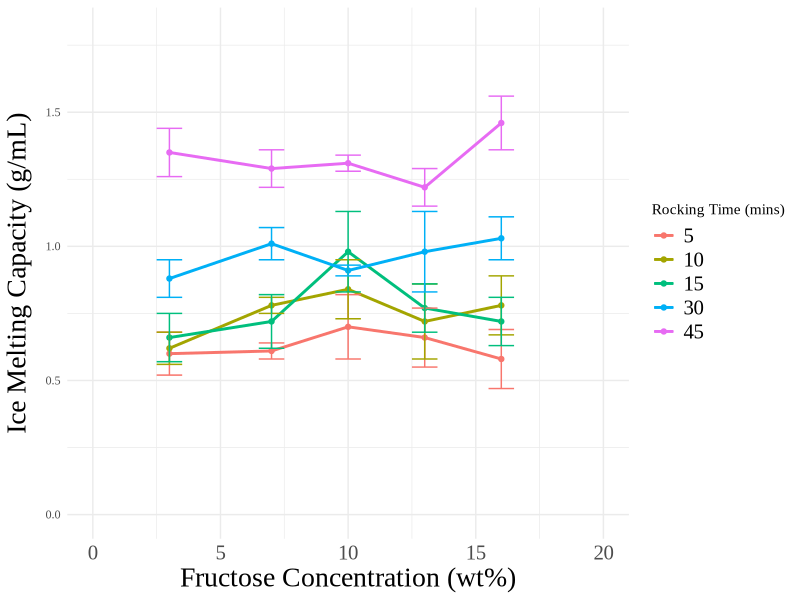

Write the R code that produced this figure.
library(ggplot2)
library(tidyr)
library(stringr)

data <- data.frame(
  time_intervals = c(5, 10, 15, 30, 45),
  `3.7 wt%` = c(0.60, 0.62, 0.66, 0.88, 1.35),
  `7.1 wt%` = c(0.61, 0.78, 0.72, 1.01, 1.29),
  `10.3 wt%` = c(0.70, 0.84, 0.98, 0.91, 1.31),
  `13.3 wt%` = c(0.66, 0.72, 0.77, 0.98, 1.22),
  `16.7 wt%` = c(0.58, 0.78, 0.72, 1.03, 1.46))

data_long <- pivot_longer(data, cols = -time_intervals, names_to = "concentration", values_to = "Average")

data_long$concentration <- str_extract(data_long$concentration, "\\d+")

data_long$concentration <- as.numeric(data_long$concentration)

data_long$STD <- c(0.08, 0.03, 0.12, 0.11, 0.11, 0.06, 0.03, 0.11, 0.14, 0.11, 0.09, 0.10, 0.15, 0.09, 0.09, 
                   0.07, 0.06, 0.02, 0.15, 0.08, 0.09, 0.07, 0.03, 0.07, 0.10)

ggplot(data_long, aes(x = concentration, y = Average, color = factor(time_intervals))) +
  geom_point() +
  geom_line(linewidth = 1) +
  geom_errorbar(aes(ymin = Average - STD, ymax = Average + STD), width = 1) +
  labs(x = "Fructose Concentration (wt%)", y = "Ice Melting Capacity (g/mL)", color = "Rocking Time (mins)") +
  theme_minimal() +
  theme(
    text = element_text(family = "Times New Roman"),
    plot.title = element_text(hjust = 0.5, size = 30),
    axis.title.x = element_text(size = 20),
    axis.title.y = element_text(size = 20, margin = margin(t = 0, r = 10, b = 0, l = 0)),
    axis.text.x = element_text(size = 15),
    legend.text = element_text(size = 15)) +
  ylim(0, 1.8) +
  xlim(0, 20)

